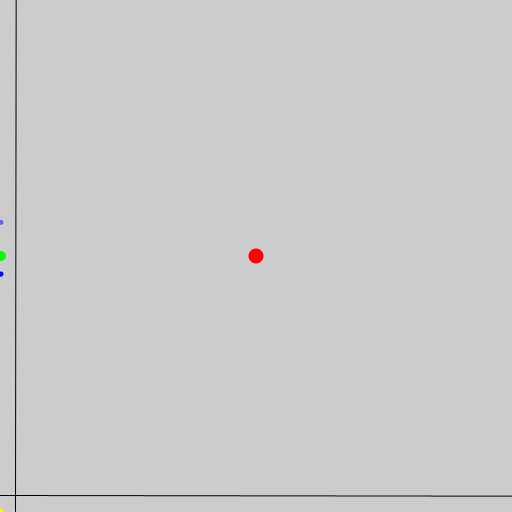
Frame 1 (no input)
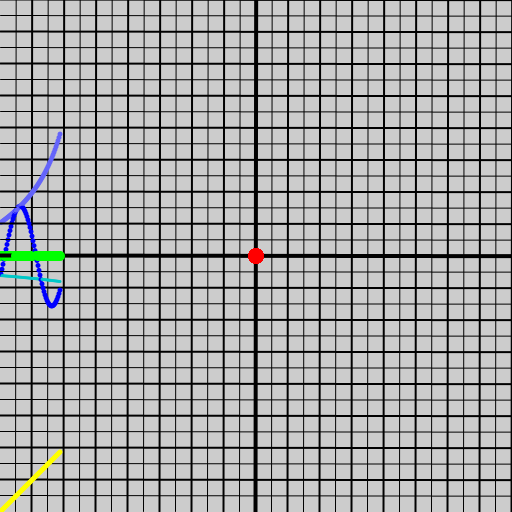
Frame 60 (the mouse pressed at the canvas centre just before this capture)
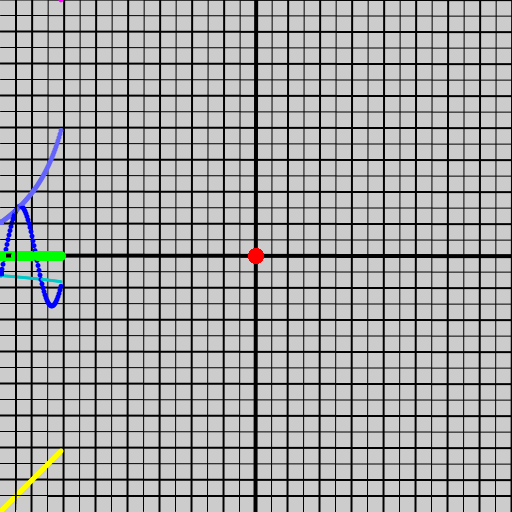
Frame 120 (the mouse held since frame 60 and released just before this capture)

The Processing sketch that drew these frames (run headless with seeded random() and noise(); from frame 60 on, the mouse is pressed at the canvas centre):

// Processing sketch: processing_132043
// ── processing_132043.pde

int x=-256;
int y=16;
int z=1;
float a=-256;
float b;
float aa=1;
void setup(){
  size(512,512);
}
void draw(){
  b=a*a;
  x+=y;
  a+=aa;
  translate(256,256);
  rotate(3*PI/2);
  if (x==0){
    z=4;
  }else if(x%32==0){
    z=2;
  }else{
    z=1;
  }
  stroke(0);
  strokeWeight(z);
  line(-256,x,512,x);
  line(x,-256,x,512);
//to stop drawing when it passes 256
  if (a>=256){
    y=0;
    a=0;
    //background(255);
  }
    //you can change speed to (1,3,or 5)
    noStroke();
    //centerpoint (using translate)
    fill(255,0,0);
    ellipse(0,0,15,15);
    //function(y=x)
    fill(255,255,0);
    ellipse(a,a,5,5);
    //function(y=x*x)
    fill(255,0,255);
    ellipse(b/150,a,5,5);
    //function(y=1/x)
    fill(0,200,200);
    ellipse((5000/a),a,3,3);
    //function(y=0)
    fill(0,255,0);
    ellipse(0,a,10,10);
    //function(y=sin(x))
    fill(0,0,255);
    ellipse(sin(a/10)*50,a,5,5);
    //function(y=tan(x))
    fill(100,100,250);
    ellipse(tan(a/100)*50,a,5,5);
    //function(y=log(x))
    fill(0,150,0);
    ellipse(log(a/100)*50,a,5,5);
    if(mousePressed){
      stroke(0);
      x=-256;
      a=-256;
      aa=1;
    }
}
